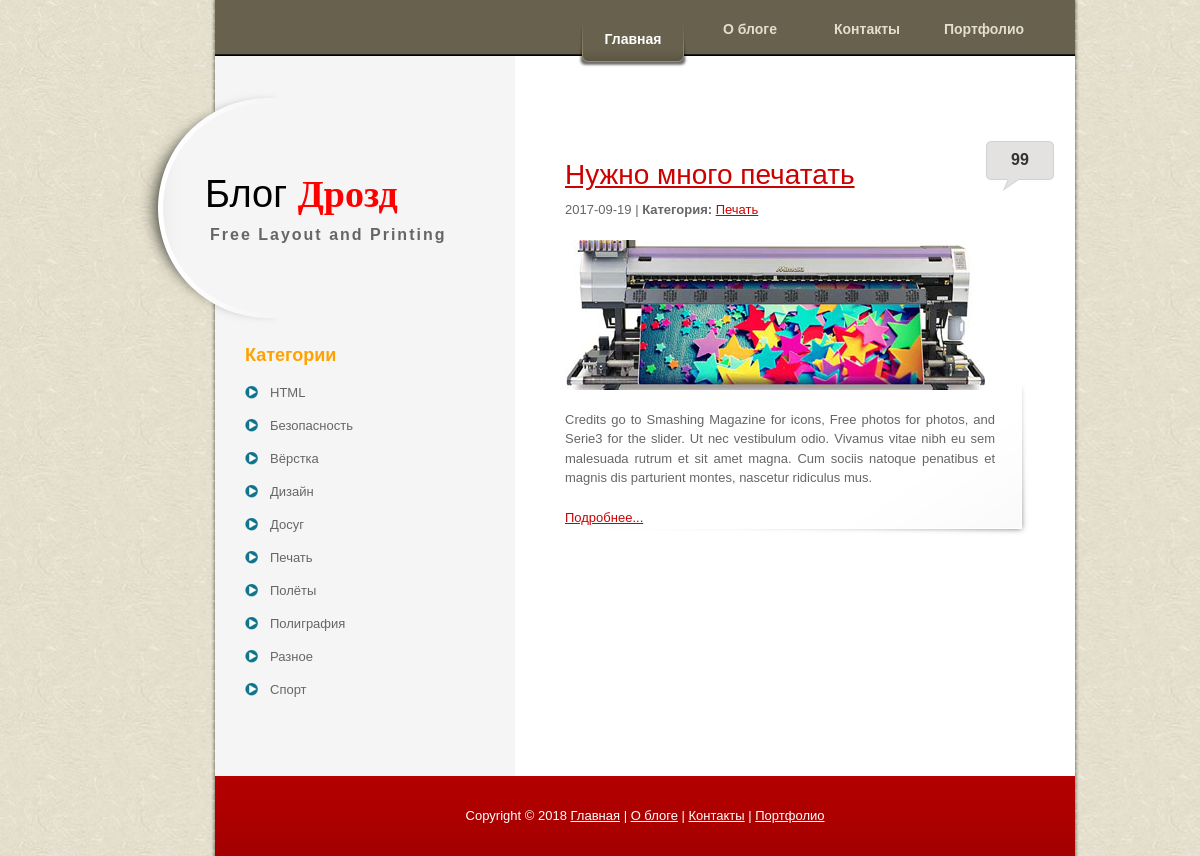
Page /?view=category&cat_id=2 on the committed database.
### tables this page shows
CREATE TABLE IF NOT EXISTS `pages` (
  `pages_id` tinyint(3) unsigned NOT NULL AUTO_INCREMENT,
  `title` varchar(255) NOT NULL,
  `keywords` varchar(255) NOT NULL,
  `description` varchar(255) NOT NULL,
  `position` tinyint(3) unsigned NOT NULL DEFAULT '0',
  `text` text NOT NULL,
  PRIMARY KEY (`pages_id`)
);

CREATE TABLE IF NOT EXISTS `articles` (
  `art_id` int(11) unsigned NOT NULL AUTO_INCREMENT,
  `name` varchar(255) NOT NULL,
  `keywords` varchar(255) NOT NULL,
  `description` varchar(255) NOT NULL,
  `img` varchar(255) NOT NULL DEFAULT 'no_image.jpg',
  `art_catid` tinyint(4) unsigned NOT NULL,
  `anons` text NOT NULL,
  `content` text NOT NULL,
  `visible` enum('0','1') NOT NULL DEFAULT '1',
  `date` date NOT NULL,
  `views` int(11) NOT NULL DEFAULT '0',
  PRIMARY KEY (`art_id`)
);

CREATE TABLE IF NOT EXISTS `categories` (
  `cat_id` tinyint(4) unsigned NOT NULL AUTO_INCREMENT,
  `cat_name` varchar(255) NOT NULL,
  PRIMARY KEY (`cat_id`)
);

### views/blogger/index.php (called while the page is built, shortened)
<?php require_once 'inc/header.php' ?>
<?php include $view. '.php' ?>
<?php require_once 'inc/leftbar.php' ?>
<?php require_once 'inc/footer.php' ?>

### controller/controller.php (called while the page is built, shortened)
<?php
$pages = pages();
$categories = categories();
$popular_articles = popular_articles();
$view = empty($_GET['view']) ? 'latest' : $_GET['view'];
switch($view){
    case('category'):
    $category = abs((int)$_GET['cat_id']);
    $articles = articles($category);
    break;
}
require_once TEMPLATE.'index.php';

### index.php (called while the page is built, shortened)
<?php
require_once CONTROLLER;

### model/model.php (called while the page is built, shortened)
<?php
function pages(){
    $query = "SELECT pages_id, title FROM pages ORDER BY position";
    $res = mysql_query($query) or die(mysql_error());
    $pages = array();
    while($row = mysql_fetch_assoc($res)){
        $pages[] = $row;
    }
    return $pages;
}
function categories(){
    $query = "SELECT * FROM categories ORDER BY cat_name";
    $res = mysql_query($query) or die(mysql_error());
    $categories = array();
    while($row = mysql_fetch_assoc($res)){
        $categories[] = $row;
    }
    return $categories;
}
function popular_articles(){
    $query = "(SELECT * FROM articles
                INNER JOIN categories ON
                articles.art_catid = categories.cat_id
                ORDER BY date DESC LIMIT 3) ORDER BY views DESC";
    $res = mysql_query($query) or die(mysql_error());
    $popular_articles = array();
    while($row = mysql_fetch_assoc($res)){
        $popular_articles[] = $row;
    }
    return $popular_articles;
}
function articles($category){
    $query = "SELECT * FROM articles
                INNER JOIN categories ON
                articles.art_catid = categories.cat_id WHERE art_catid = $category ORDER BY date DESC";
    $res = mysql_query($query) or die(mysql_error());
    $articles = array();
    while($row = mysql_fetch_assoc($res)){
        $articles[] = $row;
    }
    return $articles;
}

### views/blogger/inc/leftbar.php (the view, shortened to what this page needs)
<div id="templatemo_left_column">
    <div id="templatemo_header">
        <div id="site_title">
            <h1><a href="<?=PATH?>" target="_parent">Блог <strong>Дрозд</strong><span>Free Layout and Printing</span></a></h1>
        </div>
    </div>
            <div id="templatemo_sidebar">
        <h4>Категории</h4>
        <ul class="templatemo_list">
        <?php if($categories): ?>
        <?php foreach($categories as $item): ?>
            <li><a href="?view=category&amp;cat_id=<?=$item['cat_id']?>" target="_parent"><?=$item['cat_name']?></a></li>
        <?php endforeach; ?>
        <?php endif; ?>
        </ul>
        <div class="cleaner_h40"></div>
    </div>
</div>

### views/blogger/inc/header.php (shortened to what this page needs)
<!DOCTYPE html PUBLIC "-//W3C//DTD XHTML 1.0 Transitional//EN" "http://www.w3.org/TR/xhtml1/DTD/xhtml1-transitional.dtd">
<html xmlns="http://www.w3.org/1999/xhtml">
<head>
<link href="<?=TEMPLATE?>templatemo_style.css" rel="stylesheet" type="text/css" />
<link href="<?=TEMPLATE?>s3slider.css" rel="stylesheet" type="text/css" />
</head>
<body>
<div id="templatemo_wrapper">
	<div id="templatemo_menu">
        <ul>
            <li><a href="<?=PATH?>" class="current">Главная</a></li>
            <?php if($pages): ?>
            <?php foreach($pages as $item): ?>
            <li><a href="?view=page&amp;page_id=<?=$item['pages_id']?>"><?=$item['title']?></a></li>
            <?php endforeach; ?>
            <?php endif; ?>
        </ul>
    </div>

### views/blogger/category.php (shortened to what this page needs)
      <div id="templatemo_main">
          <?php if($articles): ?>
              <?php foreach ($articles as $item): ?>
          <div class="post_section">
              <span class="comment"><a href="?view=article&amp;art_id=<?=$item['art_id']?>"><?=$item['views']?></a></span>
              <h2><a href="?view=article&amp;art_id=<?=$item['art_id']?>"><?=$item[name]?></a></h2>
          	<?=$item['date']?> | <strong>Категория:</strong> <a href="?view=category&cat_id=<?=$item['cat_id']?>"><?=$item['cat_name']?></a>
              <img src="<?=TEMPLATE?>images/<?=$item['img']?>" alt="" />
              <p><?=$item['anons']?></p>
            <a href="?view=article&amp;art_id=<?=$item['art_id']?>">Подробнее...</a>
          </div>
          <?php endforeach; ?>
          <?php else: ?>
          <p>Здесь пока нет статей!</p>
          <?php endif; ?>
</div>

### views/blogger/inc/footer.php (shortened to what this page needs)
  <div class="cleaner_h20"></div>
  	<div id="templatemo_footer">
		Copyright © <?php echo date(Y); ?> <a href="<?=PATH?>">Главная</a>
        <?php if($pages): ?>
        <?php foreach($pages as $item): ?>
        | <a href="?view=page&amp;page_id=<?=$item['pages_id']?>"><?=$item['title']?></a>
        <?php endforeach; ?>
        <?php endif; ?>
    </div>
</div>
</body>
</html>

### views/blogger/templatemo_style.css (style rules this page uses)
body { margin: 0px; padding: 0px; color: #666; font-family: Helevetica,Arial,sans-serif; font-size: 13px; line-height:1.5em; background-image: url(images/templatemo_body.jpg); background-repeat: repeat; }
a, a:link, a:visited { color: #CC0000; }
p { margin: 0px; padding: 0 0 10px 0; }
img { border: none; }
h1 { font-size: 40px; font-weight: bold; margin: 0 0 30px 0; padding: 5px 0; color: #000; }
h2 { font-size: 28px; font-weight: normal; line-height: 28px; margin: 0 0 30px 0; padding: 0; color: #c7a902; }
h4 { font-size: 18px; margin: 0 0 20px 0; padding: 0; color: #ffa200; }
.cleaner_h20 { clear: both; width:100%; height: 20px; }
.cleaner_h40 { clear: both; width:100%; height: 40px; }
.templatemo_list { margin: 20px 0; padding: 0; list-style: none; }
.templatemo_list li { background: transparent url(images/templatemo_list.png) no-repeat scroll 0 0px; margin:0 0 20px; padding:0 0 0 25px; line-height: 1em; }
.templatemo_list li a { color: #666; text-decoration: none; }
#templatemo_wrapper { width: 970px; padding: 0; margin: 0 auto; background: url(images/templatemo_wrapper.png) repeat-y; }
#templatemo_menu { width: 830px; height: 50px; margin: 0 10px 0 100px; padding: 20px 30px 0 0; background: url(images/templatemo_menu.png) top repeat-x; }
#templatemo_menu ul { float: right; margin: 0; padding: 0; list-style: none; display: inline-block; }
#templatemo_menu ul li { padding: 0px; margin: 0px; display: inline; }
#templatemo_menu ul li a { float: left; display: block; width: 112px; height: 48px; padding: 0; margin: 0 5px 0 0 ; font-size: 14px; text-align: center; text-decoration: none; color: #e4decd; font-weight: bold; outline: none; border: none; }
#templatemo_menu ul li a:hover, #templatemo_menu ul li .current { height: 38px; padding-top: 10px; color: #fff; background: url(images/templatemo_menu_hover.png) bottom no-repeat; }
#templatemo_left_column { float: left; width: 400px; }
#templatemo_header { width: 360px; height: 276px; padding: 0 10px; margin-left: 20px; background: url(images/templatemo_header.png) left center no-repeat; }
#templatemo_header #site_title { float: left; width: 310px; padding: 115px 0 0 60px; }
#templatemo_header #site_title h1 { margin: 0; padding: 0; }
#templatemo_header #site_title h1 a { margin: 0px; padding: 0px; font-size: 38px; color: #000; font-weight: normal; text-decoration: none; }
#templatemo_header #site_title h1 strong { color: #f00; font-family: Georgia, "Times New Roman", Times, serif; }
#templatemo_header #site_title a span { display: block; font-size: 16px; color: #666; font-weight: bold; letter-spacing: 2px; margin-left: 5px; margin-top: 20px; }
#templatemo_sidebar { clear: both; float: left; width: 250px; margin-left: 130px; }
#templatemo_main { float: right; width: 490px; padding-top: 40px; margin-right: 30px; }
.post_section { clear: both; position: relative; padding: 0 60px 10px 0; margin: 40px 0; background: url(images/templatemo_post_bottom.png) bottom left no-repeat; }
.post_section h2 { margin: 0; padding: 10px 0 10px 0; line-height: 30px; }
.post_section p { text-align: justify; margin-bottom: 10px; }
.post_section img { clear: both; display: block; margin: 20px 0; }
.post_section .comment { position: absolute; top: -10px; right: 0px; width: 70px; height: 42px; text-align: center; padding-top: 10px; font-size: 16px; font-weight: bold; background: url(images/templatemo_comment.png) no-repeat; }
.post_section .comment a { color: #333; text-decoration: none; }
#templatemo_footer { clear: both; width: 860px; height: 50px; margin: 0 10px 0 100px; padding: 30px 0 0 0; text-align: center; color: #FFFFFF; background: url(images/templatemo_footer.png) top repeat-x; }
#templatemo_footer a { color: #FFFFFF; }

### views/blogger/s3slider.css (style rules this page uses)
ul { margin: 0; padding: 0; list-style-type: none; list-style: none; }
ul li { margin: 0; padding: 0; }

### rows in the picture
pages: title "О блоге"
pages: title "Контакты"
pages: title "Портфолио"
articles: views "99", name "Нужно много печатать", date "2017-09-19", cat_name "Печать", img (picture), anons "Credits go to Smashing Magazine for icons, Free photos for photos, and Serie3 for the slider. Ut nec vestibulum odio. Vivamus vitae nibh eu sem malesuada rutrum et sit amet magna. Cum sociis natoque penatibus et magnis dis parturient montes, nascetur ridiculus mus."
categories: cat_name "HTML"
categories: cat_name "Безопасность"
categories: cat_name "Вёрстка"
categories: cat_name "Дизайн"
categories: cat_name "Досуг"
categories: cat_name "Печать"
categories: cat_name "Полёты"
categories: cat_name "Полиграфия"
categories: cat_name "Разное"
categories: cat_name "Спорт"

### other values in the picture
date(Y) "2018"
